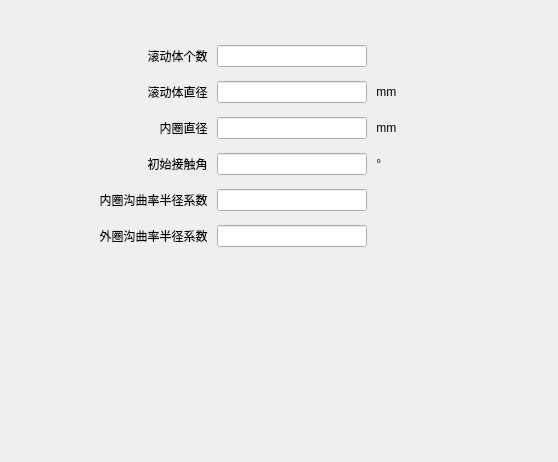
           <widget class="QWidget" name="tabsd1">
            <attribute name="title">
             <string>结构参数</string>
            </attribute>
            <layout class="QGridLayout" name="gridLayout_2">
             <item row="0" column="0">
              <layout class="QVBoxLayout" name="verticalLayout_3">
               <item>
                <spacer name="verticalSpacer_2">
                 <property name="orientation">
                  <enum>Qt::Vertical</enum>
                 </property>
                 <property name="sizeType">
                  <enum>QSizePolicy::Fixed</enum>
                 </property>
                 <property name="sizeHint" stdset="0">
                  <size>
                   <width>20</width>
                   <height>30</height>
                  </size>
                 </property>
                </spacer>
               </item>
               <item>
                <layout class="QHBoxLayout" name="horizontalLayout_8">
                 <item>
                  <spacer name="horizontalSpacer_4">
                   <property name="orientation">
                    <enum>Qt::Horizontal</enum>
                   </property>
                   <property name="sizeType">
                    <enum>QSizePolicy::Fixed</enum>
                   </property>
                   <property name="sizeHint" stdset="0">
                    <size>
                     <width>0</width>
                     <height>20</height>
                    </size>
                   </property>
                  </spacer>
                 </item>
                 <item>
                  <layout class="QVBoxLayout" name="verticalLayout_2">
                   <item>
                    <layout class="QHBoxLayout" name="horizontalLayout_2">
                     <item>
                      <widget class="QLabel" name="label">
                       <property name="sizePolicy">
                        <sizepolicy hsizetype="Fixed" vsizetype="Preferred">
                         <horstretch>0</horstretch>
                         <verstretch>0</verstretch>
                        </sizepolicy>
                       </property>
                       <property name="minimumSize">
                        <size>
                         <width>200</width>
                         <height>30</height>
                        </size>
                       </property>
                       <property name="maximumSize">
                        <size>
                         <width>200</width>
                         <height>30</height>
                        </size>
                       </property>
                       <property name="frameShape">
                        <enum>QFrame::NoFrame</enum>
                       </property>
                       <property name="frameShadow">
                        <enum>QFrame::Sunken</enum>
                       </property>
                       <property name="lineWidth">
                        <number>2</number>
                       </property>
                       <property name="midLineWidth">
                        <number>1</number>
                       </property>
                       <property name="text">
                        <string>滚动体个数 </string>
                       </property>
                       <property name="alignment">
                        <set>Qt::AlignRight|Qt::AlignTrailing|Qt::AlignVCenter</set>
                       </property>
                      </widget>
                     </item>
                     <item>
                      <widget class="QLineEdit" name="lineEditsdz">
                       <property name="sizePolicy">
                        <sizepolicy hsizetype="Fixed" vsizetype="Fixed">
                         <horstretch>0</horstretch>
                         <verstretch>0</verstretch>
                        </sizepolicy>
                       </property>
                       <property name="minimumSize">
                        <size>
                         <width>150</width>
                         <height>0</height>
                        </size>
                       </property>
                       <property name="maximumSize">
                        <size>
                         <width>150</width>
                         <height>16777215</height>
                        </size>
                       </property>
                       <property name="alignment">
                        <set>Qt::AlignLeading|Qt::AlignLeft|Qt::AlignVCenter</set>
                       </property>
                      </widget>
                     </item>
                     <item>
                      <widget class="QLabel" name="label_2">
                       <property name="text">
                        <string/>
                       </property>
                      </widget>
                     </item>
                    </layout>
                   </item>
                   <item>
                    <layout class="QHBoxLayout" name="horizontalLayout_3">
                     <item>
                      <widget class="QLabel" name="label_3">
                       <property name="sizePolicy">
                        <sizepolicy hsizetype="Fixed" vsizetype="Preferred">
                         <horstretch>0</horstretch>
                         <verstretch>0</verstretch>
                        </sizepolicy>
                       </property>
                       <property name="minimumSize">
                        <size>
                         <width>200</width>
                         <height>30</height>
                        </size>
                       </property>
                       <property name="maximumSize">
                        <size>
                         <width>200</width>
                         <height>30</height>
                        </size>
                       </property>
                       <property name="text">
                        <string>滚动体直径 </string>
                       </property>
                       <property name="alignment">
                        <set>Qt::AlignRight|Qt::AlignTrailing|Qt::AlignVCenter</set>
                       </property>
                      </widget>
                     </item>
                     <item>
                      <widget class="QLineEdit" name="lineEditsdD">
                       <property name="sizePolicy">
                        <sizepolicy hsizetype="Fixed" vsizetype="Fixed">
                         <horstretch>0</horstretch>
                         <verstretch>0</verstretch>
                        </sizepolicy>
                       </property>
                       <property name="minimumSize">
                        <size>
                         <width>150</width>
                         <height>0</height>
                        </size>
                       </property>
                       <property name="maximumSize">
                        <size>
                         <width>150</width>
                         <height>16777215</height>
                        </size>
                       </property>
                       <property name="alignment">
                        <set>Qt::AlignLeading|Qt::AlignLeft|Qt::AlignVCenter</set>
                       </property>
                      </widget>
                     </item>
                     <item>
                      <widget class="QLabel" name="label_4">
                       <property name="text">
                        <string> mm</string>
                       </property>
                      </widget>
                     </item>
                    </layout>
                   </item>
                   <item>
                    <layout class="QHBoxLayout" name="horizontalLayout_4">
                     <item>
                      <widget class="QLabel" name="label_5">
                       <property name="sizePolicy">
                        <sizepolicy hsizetype="Fixed" vsizetype="Preferred">
                         <horstretch>0</horstretch>
                         <verstretch>0</verstretch>
                        </sizepolicy>
                       </property>
                       <property name="minimumSize">
                        <size>
                         <width>200</width>
                         <height>30</height>
                        </size>
                       </property>
                       <property name="maximumSize">
                        <size>
                         <width>200</width>
                         <height>30</height>
                        </size>
                       </property>
                       <property name="text">
                        <string>内圈直径 </string>
                       </property>
                       <property name="alignment">
                        <set>Qt::AlignRight|Qt::AlignTrailing|Qt::AlignVCenter</set>
                       </property>
                      </widget>
                     </item>
                     <item>
                      <widget class="QLineEdit" name="lineEditsddm">
                       <property name="sizePolicy">
                        <sizepolicy hsizetype="Fixed" vsizetype="Fixed">
                         <horstretch>0</horstretch>
                         <verstretch>0</verstretch>
                        </sizepolicy>
                       </property>
                       <property name="minimumSize">
                        <size>
                         <width>150</width>
                         <height>0</height>
                        </size>
                       </property>
                       <property name="maximumSize">
                        <size>
                         <width>150</width>
                         <height>16777215</height>
                        </size>
                       </property>
                       <property name="alignment">
                        <set>Qt::AlignLeading|Qt::AlignLeft|Qt::AlignVCenter</set>
                       </property>
                      </widget>
                     </item>
                     <item>
                      <widget class="QLabel" name="label_6">
                       <property name="text">
                        <string> mm</string>
                       </property>
                      </widget>
                     </item>
                    </layout>
                   </item>
                   <item>
                    <layout class="QHBoxLayout" name="horizontalLayout_5">
                     <item>
                      <widget class="QLabel" name="label_7">
                       <property name="sizePolicy">
                        <sizepolicy hsizetype="Fixed" vsizetype="Preferred">
                         <horstretch>0</horstretch>
                         <verstretch>0</verstretch>
                        </sizepolicy>
                       </property>
                       <property name="minimumSize">
                        <size>
                         <width>200</width>
                         <height>30</height>
                        </size>
                       </property>
                       <property name="maximumSize">
                        <size>
                         <width>200</width>
                         <height>30</height>
                        </size>
                       </property>
                       <property name="text">
                        <string>初始接触角 </string>
                       </property>
                       <property name="alignment">
                        <set>Qt::AlignRight|Qt::AlignTrailing|Qt::AlignVCenter</set>
                       </property>
                      </widget>
                     </item>
                     <item>
                      <widget class="QLineEdit" name="lineEditsdalpha0">
                       <property name="sizePolicy">
                        <sizepolicy hsizetype="Fixed" vsizetype="Fixed">
                         <horstretch>0</horstretch>
                         <verstretch>0</verstretch>
                        </sizepolicy>
                       </property>
                       <property name="minimumSize">
                        <size>
                         <width>150</width>
                         <height>0</height>
                        </size>
                       </property>
                       <property name="maximumSize">
                        <size>
                         <width>150</width>
                         <height>16777215</height>
                        </size>
                       </property>
                       <property name="alignment">
                        <set>Qt::AlignLeading|Qt::AlignLeft|Qt::AlignVCenter</set>
                       </property>
                      </widget>
                     </item>
                     <item>
                      <widget class="QLabel" name="label_8">
                       <property name="text">
                        <string> °</string>
                       </property>
                      </widget>
                     </item>
                    </layout>
                   </item>
                   <item>
                    <layout class="QHBoxLayout" name="horizontalLayout_6">
                     <item>
                      <widget class="QLabel" name="label_9">
                       <property name="sizePolicy">
                        <sizepolicy hsizetype="Fixed" vsizetype="Preferred">
                         <horstretch>0</horstretch>
                         <verstretch>0</verstretch>
                        </sizepolicy>
                       </property>
                       <property name="minimumSize">
                        <size>
                         <width>200</width>
                         <height>30</height>
                        </size>
                       </property>
                       <property name="maximumSize">
                        <size>
                         <width>200</width>
                         <height>30</height>
                        </size>
                       </property>
                       <property name="text">
                        <string>内圈沟曲率半径系数 </string>
                       </property>
                       <property name="alignment">
                        <set>Qt::AlignRight|Qt::AlignTrailing|Qt::AlignVCenter</set>
                       </property>
                      </widget>
                     </item>
                     <item>
                      <widget class="QLineEdit" name="lineEditsdfi">
                       <property name="sizePolicy">
                        <sizepolicy hsizetype="Fixed" vsizetype="Fixed">
                         <horstretch>0</horstretch>
                         <verstretch>0</verstretch>
                        </sizepolicy>
                       </property>
                       <property name="minimumSize">
                        <size>
                         <width>150</width>
                         <height>0</height>
                        </size>
                       </property>
                       <property name="maximumSize">
                        <size>
                         <width>150</width>
                         <height>16777215</height>
                        </size>
                       </property>
                       <property name="alignment">
                        <set>Qt::AlignLeading|Qt::AlignLeft|Qt::AlignVCenter</set>
                       </property>
                      </widget>
                     </item>
                     <item>
                      <widget class="QLabel" name="label_10">
                       <property name="text">
                        <string/>
                       </property>
                      </widget>
                     </item>
                    </layout>
                   </item>
                   <item>
                    <layout class="QHBoxLayout" name="horizontalLayout_7">
                     <item>
                      <widget class="QLabel" name="label_11">
                       <property name="sizePolicy">
                        <sizepolicy hsizetype="Fixed" vsizetype="Preferred">
                         <horstretch>0</horstretch>
                         <verstretch>0</verstretch>
                        </sizepolicy>
                       </property>
                       <property name="minimumSize">
                        <size>
                         <width>200</width>
                         <height>30</height>
                        </size>
                       </property>
                       <property name="maximumSize">
                        <size>
                         <width>200</width>
                         <height>30</height>
                        </size>
                       </property>
                       <property name="text">
                        <string>外圈沟曲率半径系数 </string>
                       </property>
                       <property name="alignment">
                        <set>Qt::AlignRight|Qt::AlignTrailing|Qt::AlignVCenter</set>
                       </property>
                      </widget>
                     </item>
                     <item>
                      <widget class="QLineEdit" name="lineEditsdfe">
                       <property name="sizePolicy">
                        <sizepolicy hsizetype="Fixed" vsizetype="Fixed">
                         <horstretch>0</horstretch>
                         <verstretch>0</verstretch>
                        </sizepolicy>
                       </property>
                       <property name="minimumSize">
                        <size>
                         <width>150</width>
                         <height>0</height>
                        </size>
                       </property>
                       <property name="maximumSize">
                        <size>
                         <width>150</width>
                         <height>16777215</height>
                        </size>
                       </property>
                       <property name="alignment">
                        <set>Qt::AlignLeading|Qt::AlignLeft|Qt::AlignVCenter</set>
                       </property>
                      </widget>
                     </item>
                     <item>
                      <widget class="QLabel" name="label_12">
                       <property name="text">
                        <string/>
                       </property>
                      </widget>
                     </item>
                    </layout>
                   </item>
                  </layout>
                 </item>
                 <item>
                  <spacer name="horizontalSpacer_5">
                   <property name="orientation">
                    <enum>Qt::Horizontal</enum>
                   </property>
                   <property name="sizeHint" stdset="0">
                    <size>
                     <width>150</width>
                     <height>20</height>
                    </size>
                   </property>
                  </spacer>
                 </item>
                </layout>
               </item>
               <item>
                <spacer name="verticalSpacer">
                 <property name="orientation">
                  <enum>Qt::Vertical</enum>
                 </property>
                 <property name="sizeType">
                  <enum>QSizePolicy::Expanding</enum>
                 </property>
                 <property name="sizeHint" stdset="0">
                  <size>
                   <width>150</width>
                   <height>200</height>
                  </size>
                 </property>
                </spacer>
               </item>
              </layout>
             </item>
            </layout>
           </widget>
